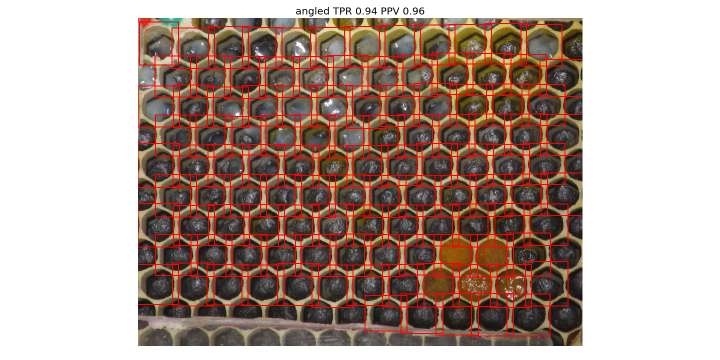
#> input picture segmentation/simple_gradient/segmentations/angled.png, 1440 x 720 px (shown at 1/2 size)
$ python -i procedure.py   (imports and definitions only)
#> lines starting #> are read from the running program, lines starting #| are printed output that depends on the picture
### segmentation/utils/segmentation.py
import random
import numpy as np


def consolidate_segments(segments, overlap):
    """Consolidate segmentation by relative overlap of segments
    A new segmentation is returned in which all `segments` of the original
    segmentation that have a relative overlap higher than `overlap` were
    averaged to a single segment each.
    relative overlap = intersection area / union area
    """
    D = segments.get_overlap_matrix()
    out = Segmentation(img=segments.img)
    rmvd = []
    for i in range(len(segments)):
        if i in rmvd:
            continue
        idxs = list(np.where(D[i] > overlap)[0])
        n = len(idxs)
        if n > 0:
            rmvd = rmvd + idxs
            xranges = np.ndarray((n, 2))
            yranges = np.ndarray((n, 2))
            for j, idx in enumerate(idxs):
                sim_seg = segments[idx]
                xranges[j] = sim_seg.xrange
                yranges[j] = sim_seg.yrange
            out.add(Segment(xrange=xranges.mean(axis=0), yrange=yranges.mean(axis=0)))

    return out


class Segment(object):
    """
    centroid: (row, col) of centroid
    dx_r, dx_l: #pixels/cols to right/left boundary of segment
    dy_u, dy_d: #pixels/rows to upwards/downwards boundary of segment
    ranges are [range[0]; range[1])
    max aspect ratio is always `ar_max` >= 1
    """

    # [4 lines left out: function __init__, not called in this run]

    def __repr__(self):
        self.calculate_properties()
        return "<Segment %s: AR %.1f Area %d />" % (self.name, self.ar, self.area)

    def get_centroid(self):
        """get centroid (row, col)"""
        return (int(np.mean(self.yrange)), int(np.mean(self.xrange)))

    def get_diams(self):
        """get segment diameters (xdiam, ydiam)"""
        return self.xrange[1] - self.xrange[0], self.yrange[1] - self.yrange[0]

    def get_area(self):
        """get segment area"""
        return self.xdiam * self.ydiam

    # [27 lines left out: functions calculate_properties, from_vector, from_region, not called in this run]


class Segmentation(object):
    """Combines collection of Segments"""

    def __init__(self, segments=None, img=None):
        if segments is None:
            self.segments = []
        else:
            self.segments = segments
        self.img = img

    def __getitem__(self, idx):
        return self.segments[idx]

    def __len__(self):
        return len(self.segments)

    # [22 lines left out: function __repr__, not called in this run]

    def add(self, segment):
        self.segments.append(segment)

    # [5 lines left out: function get_img, not called in this run]

    def get_overlap_matrix(self):
        """Get distance matrix of segments
        where the distance is the relative overlap of 2 segmments
        triu form: [[1, d, d],
                     0, 1, d],
                     0, 0, 1]]
        """
        n = len(self)
        xranges = np.ndarray((n, 2))
        yranges = np.ndarray((n, 2))
        for i in range(n):
            s = self[i]
            xranges[i] = s.xrange
            yranges[i] = s.yrange

        X0 = np.stack(np.meshgrid(xranges[:, 0], xranges[:, 0]), axis=2)
        X1 = np.stack(np.meshgrid(xranges[:, 1], xranges[:, 1]), axis=2)
        Y0 = np.stack(np.meshgrid(yranges[:, 0], yranges[:, 0]), axis=2)
        Y1 = np.stack(np.meshgrid(yranges[:, 1], yranges[:, 1]), axis=2)
        A = (xranges[:, [1]] - xranges[:, [0]]) * (yranges[:, [1]] - yranges[:, [0]])

        Xin = np.min(X1, axis=-1) - np.max(X0, axis=-1)
        Yin = np.min(Y1, axis=-1) - np.max(Y0, axis=-1)
        Xin[Xin < 0] = 0
        Yin[Yin < 0] = 0
        In = Xin * Yin
        Un = A.T + A - In
        return np.triu(In / Un)

### segmentation/simple_gradient/procedure.py
import warnings
import numpy as np
from utils.segmentation import Segment, Segmentation, consolidate_segments
from skimage import segmentation, measure, exposure, color
from skimage.filters import threshold_otsu, rank, gaussian
from skimage.morphology import disk, white_tophat


def generate_segmentation(img, denoise_mask=3, diam_range=(150, 300), expand=1.2, max_overlap=0.5):
    '''create Segmentation object from gray-scale np image
    denoise_mask: mask used for denoising image in the beginning
    diam_range: min, max diam allowed for each cell in px; chose from min
                (just around edges of cell) to max (half into neighbor cells)
    expand: float by which to expand the region which was identified as a segment
    max_overlap: float of maximum relative overlap 2 segmentas can have
    '''
#> called with denoise_mask = 3, diam_range = (150, 300), expand = 1.2, max_overlap = 0.5
    gradient_mask = 3 if diam_range[0] > 100 else 1
    area_range = tuple(d**2 for d in diam_range)
    gray = color.rgb2gray(img)
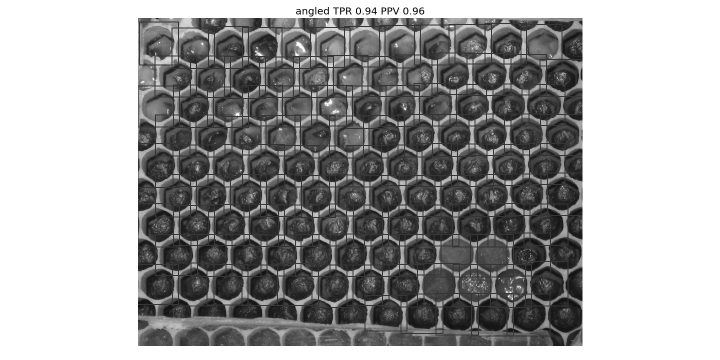
#> gray: shape (720, 1440) float64 (shown at 1/2 size); min 0, max 1, mean 0.626

    # denoise
    denoised = gaussian(gray, denoise_mask)
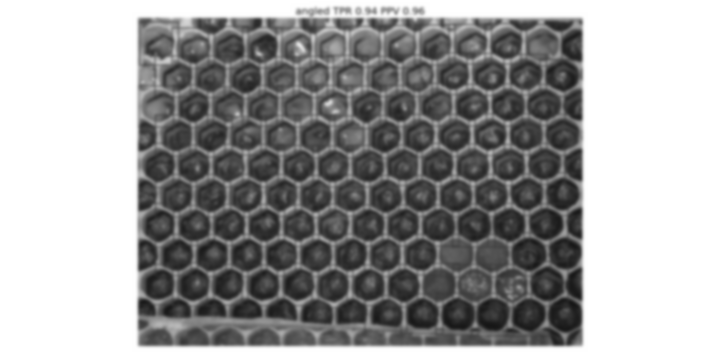
#> denoised: shape (720, 1440) float64 (shown at 1/2 size); min 0.0874, max 1, mean 0.626

    # contrast stretching for normalization
    p2, p98 = np.percentile(denoised, (2, 98))
#> p2 = 0.152; p98 = 1
    normed = exposure.rescale_intensity(denoised, in_range=(p2, p98))
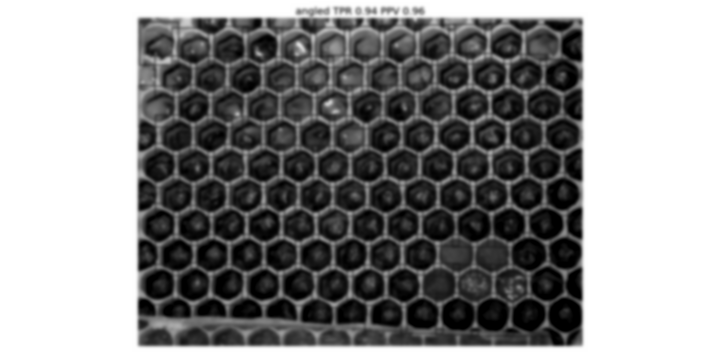
#> normed: shape (720, 1440) float64 (shown at 1/2 size); min 0, max 1, mean 0.559

    # image gradient
    with warnings.catch_warnings():
        warnings.simplefilter("ignore")
        grad = rank.gradient(normed, disk(gradient_mask))
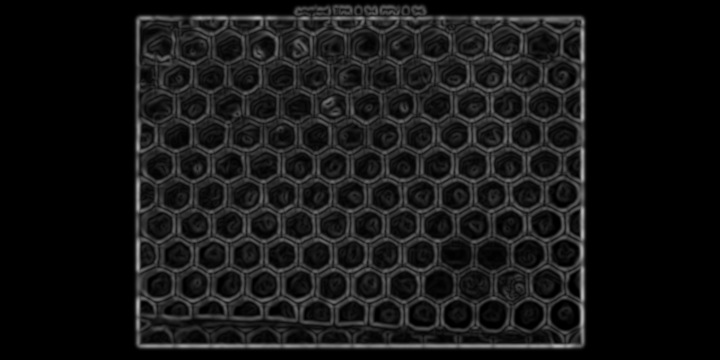
#> grad: shape (720, 1440) (shown at 1/2 size); min 0, max 184, mean 21.6

    # try to seperate gradients if very close together
    if gradient_mask < 3:
        grad = white_tophat(grad, disk(denoise_mask))

    # thresholding
    thr = threshold_otsu(grad)
#> thr = 33
    markers = np.zeros(grad.shape, dtype=float)
    markers[grad > thr] = 1

    # labels
    cleared = segmentation.clear_border(markers)
    labels = measure.label(cleared)

    # capture labeled regions in rectangles
    seg = Segmentation(img=img)
    for region in measure.regionprops(labels):
        minr, minc, maxr, maxc = region.bbox
        x = maxc - minc
        y = maxr - minr
        if min([x, y]) > diam_range[0] and max([x, y]) < diam_range[1]:
            seg.add(Segment.from_region(region=region, expand=expand))

    return consolidate_segments(seg, overlap=max_overlap)
#> after the loop in consolidate_segments, `for i in range(len(segments)):`: rmvd = []

>>> import cv2
>>> picture = cv2.cvtColor(cv2.imread('segmentations/angled.png'), cv2.COLOR_BGR2RGB)
>>> result = generate_segmentation(picture)

$ run again, on segmentation/simple_gradient/segmentations/capped.png
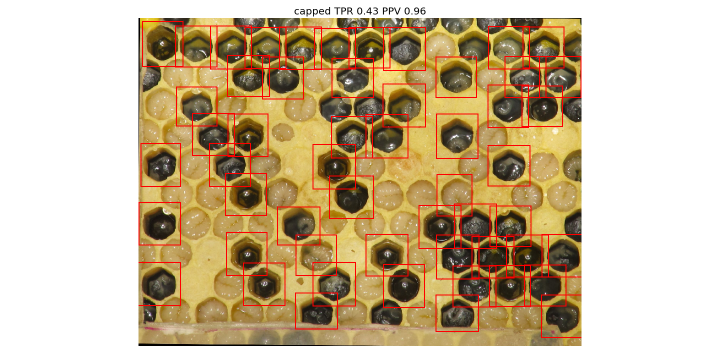
#> input picture segmentation/simple_gradient/segmentations/capped.png, 1440 x 720 px (shown at 1/2 size)
#> in generate_segmentation, `denoised = gaussian(gray, denoise_mask)`:
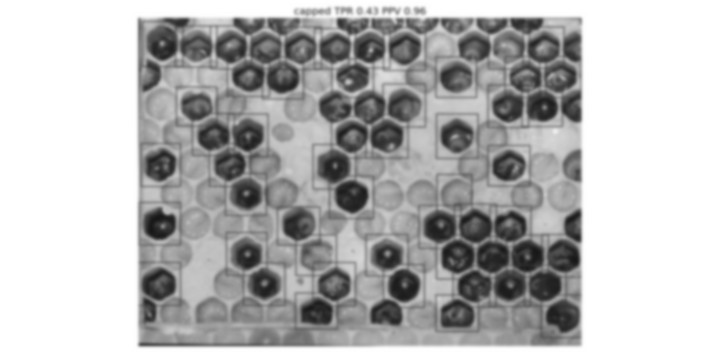
#> denoised: shape (720, 1440) float64 (shown at 1/2 size); min 0.0921, max 1, mean 0.725
#> p2 = 0.168; p98 = 1
#> in generate_segmentation, `grad = rank.gradient(normed, disk(gradient_mask))`:
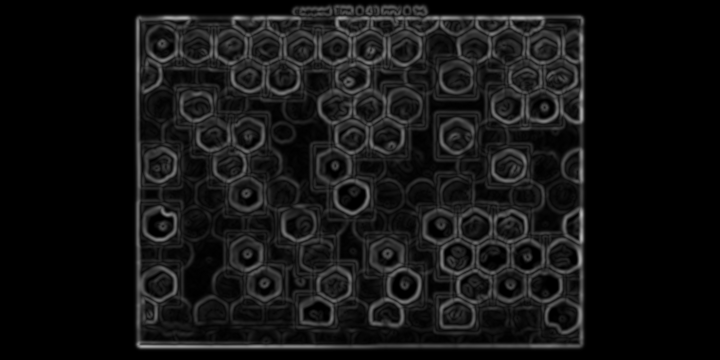
#> grad: shape (720, 1440) (shown at 1/2 size); min 0, max 181, mean 19.6
#> thr = 33
#> the loop in consolidate_segments, `for i in range(len(segments)):` made 2 passes
#> after the loop in consolidate_segments, `for i in range(len(segments)):`: rmvd = [0, 1]

$ run again, on segmentation/simple_gradient/segmentations/dark.png
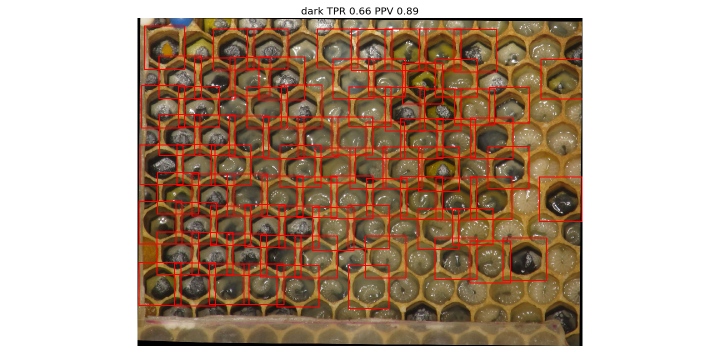
#> input picture segmentation/simple_gradient/segmentations/dark.png, 1440 x 720 px (shown at 1/2 size)
#> in generate_segmentation, `denoised = gaussian(gray, denoise_mask)`:
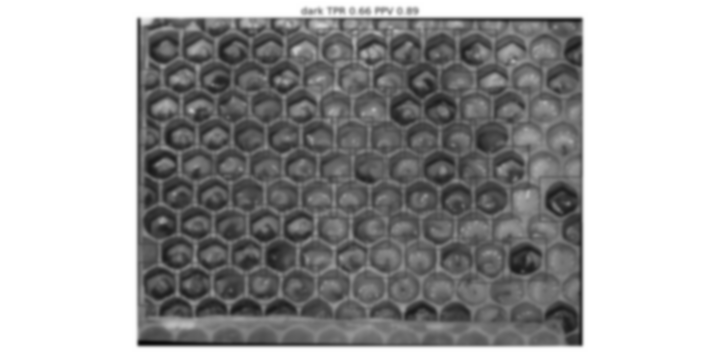
#> denoised: shape (720, 1440) float64 (shown at 1/2 size); min 0.0357, max 1, mean 0.641
#> p2 = 0.187; p98 = 1
#> in generate_segmentation, `grad = rank.gradient(normed, disk(gradient_mask))`:
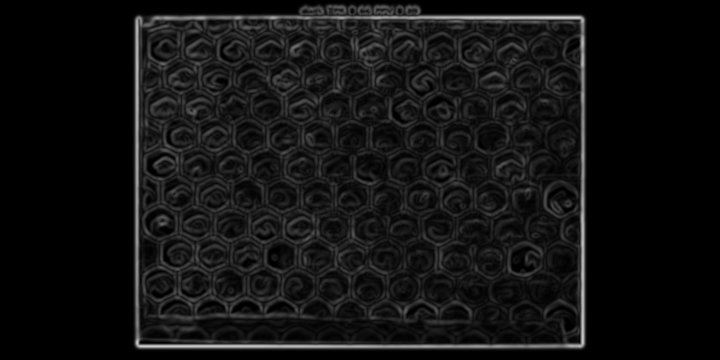
#> grad: shape (720, 1440) (shown at 1/2 size); min 0, max 212, mean 18
#> thr = 31
#> the loop in consolidate_segments, `for i in range(len(segments)):` made 1 pass
#> after the loop in consolidate_segments, `for i in range(len(segments)):`: rmvd = [0]

$ run again, on segmentation/simple_gradient/segmentations/egg.png
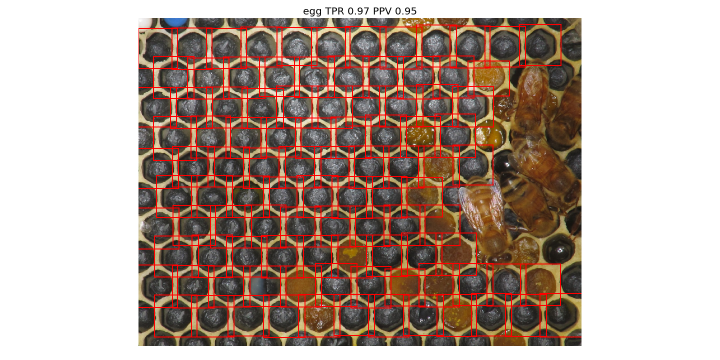
#> input picture segmentation/simple_gradient/segmentations/egg.png, 1440 x 720 px (shown at 1/2 size)
#> in generate_segmentation, `denoised = gaussian(gray, denoise_mask)`:
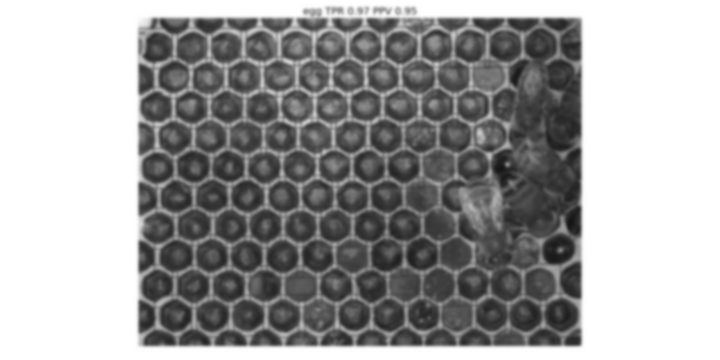
#> denoised: shape (720, 1440) float64 (shown at 1/2 size); min 0.08, max 1, mean 0.635
#> p2 = 0.181; p98 = 1
#> in generate_segmentation, `grad = rank.gradient(normed, disk(gradient_mask))`:
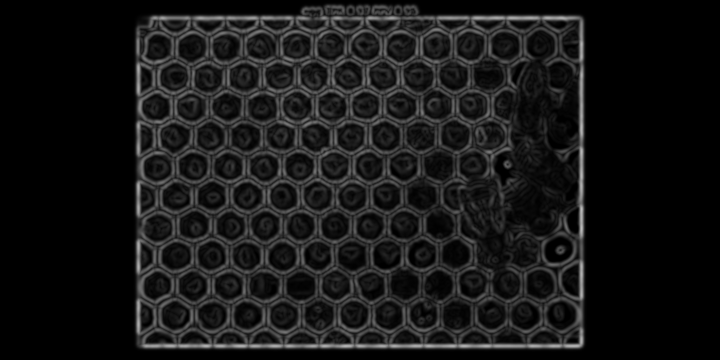
#> grad: shape (720, 1440) (shown at 1/2 size); min 0, max 189, mean 22.7
#> thr = 38
#> after the loop in consolidate_segments, `for i in range(len(segments)):`: rmvd = []
